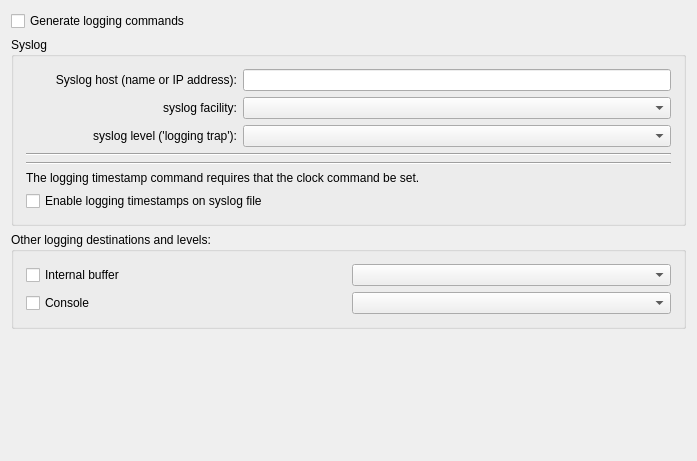
     <widget class="QWidget" name="logging_tab">
      <attribute name="title">
       <string>Logging</string>
      </attribute>
      <layout class="QGridLayout">
       <item row="0" column="0">
        <widget class="QCheckBox" name="generate_logging_commands">
         <property name="text">
          <string>Generate logging commands</string>
         </property>
        </widget>
       </item>
       <item row="1" column="0">
        <widget class="QGroupBox" name="syslog_controls">
         <property name="title">
          <string>Syslog</string>
         </property>
         <layout class="QGridLayout">
          <property name="leftMargin">
           <number>12</number>
          </property>
          <property name="topMargin">
           <number>12</number>
          </property>
          <property name="rightMargin">
           <number>12</number>
          </property>
          <property name="bottomMargin">
           <number>12</number>
          </property>
          <item row="0" column="1" colspan="2">
           <widget class="QLineEdit" name="syslog_host"/>
          </item>
          <item row="0" column="0">
           <widget class="QLabel" name="label599">
            <property name="text">
             <string>Syslog host (name or IP address):</string>
            </property>
            <property name="alignment">
             <set>Qt::AlignmentFlag::AlignRight|Qt::AlignmentFlag::AlignTrailing|Qt::AlignmentFlag::AlignVCenter</set>
            </property>
            <property name="wordWrap">
             <bool>false</bool>
            </property>
           </widget>
          </item>
          <item row="2" column="0">
           <widget class="QLabel" name="label598">
            <property name="text">
             <string>syslog facility:</string>
            </property>
            <property name="alignment">
             <set>Qt::AlignmentFlag::AlignRight|Qt::AlignmentFlag::AlignTrailing|Qt::AlignmentFlag::AlignVCenter</set>
            </property>
            <property name="wordWrap">
             <bool>false</bool>
            </property>
           </widget>
          </item>
          <item row="3" column="0">
           <widget class="QLabel" name="label640">
            <property name="text">
             <string>syslog level ('logging trap'):</string>
            </property>
            <property name="alignment">
             <set>Qt::AlignmentFlag::AlignRight|Qt::AlignmentFlag::AlignTrailing|Qt::AlignmentFlag::AlignVCenter</set>
            </property>
            <property name="wordWrap">
             <bool>false</bool>
            </property>
           </widget>
          </item>
          <item row="2" column="1" colspan="2">
           <widget class="QComboBox" name="syslog_facility"/>
          </item>
          <item row="3" column="1" colspan="2">
           <widget class="QComboBox" name="logging_trap_level"/>
          </item>
          <item row="5" column="0" colspan="3">
           <widget class="Line" name="hseparator39">
            <property name="frameShape">
             <enum>QFrame::Shape::HLine</enum>
            </property>
            <property name="frameShadow">
             <enum>QFrame::Shadow::Sunken</enum>
            </property>
            <property name="orientation">
             <enum>Qt::Orientation::Horizontal</enum>
            </property>
           </widget>
          </item>
          <item row="7" column="0" colspan="3">
           <widget class="Line" name="hseparator40">
            <property name="frameShape">
             <enum>QFrame::Shape::HLine</enum>
            </property>
            <property name="frameShadow">
             <enum>QFrame::Shadow::Sunken</enum>
            </property>
            <property name="orientation">
             <enum>Qt::Orientation::Horizontal</enum>
            </property>
           </widget>
          </item>
          <item row="8" column="0" colspan="3">
           <widget class="QLabel" name="label641">
            <property name="text">
             <string>The logging timestamp command requires that the clock command be set.</string>
            </property>
            <property name="alignment">
             <set>Qt::AlignmentFlag::AlignVCenter</set>
            </property>
            <property name="wordWrap">
             <bool>true</bool>
            </property>
           </widget>
          </item>
          <item row="9" column="0" colspan="3">
           <widget class="QCheckBox" name="logging_timestamp">
            <property name="text">
             <string>Enable logging timestamps on syslog file</string>
            </property>
           </widget>
          </item>
         </layout>
        </widget>
       </item>
       <item row="2" column="0">
        <widget class="QGroupBox" name="other_logging_controls">
         <property name="title">
          <string>Other logging destinations and levels:</string>
         </property>
         <layout class="QGridLayout">
          <property name="leftMargin">
           <number>12</number>
          </property>
          <property name="topMargin">
           <number>12</number>
          </property>
          <property name="rightMargin">
           <number>12</number>
          </property>
          <property name="bottomMargin">
           <number>12</number>
          </property>
          <item row="0" column="0">
           <widget class="QCheckBox" name="logging_buffered">
            <property name="text">
             <string>Internal buffer</string>
            </property>
           </widget>
          </item>
          <item row="1" column="0">
           <widget class="QCheckBox" name="logging_console">
            <property name="text">
             <string>Console</string>
            </property>
           </widget>
          </item>
          <item row="0" column="1">
           <widget class="QComboBox" name="logging_buffered_level"/>
          </item>
          <item row="1" column="1">
           <widget class="QComboBox" name="logging_console_level"/>
          </item>
         </layout>
        </widget>
       </item>
       <item row="3" column="0">
        <spacer>
         <property name="orientation">
          <enum>Qt::Orientation::Vertical</enum>
         </property>
         <property name="sizeType">
          <enum>QSizePolicy::Policy::Expanding</enum>
         </property>
         <property name="sizeHint" stdset="0">
          <size>
           <width>675</width>
           <height>121</height>
          </size>
         </property>
        </spacer>
       </item>
      </layout>
     </widget>
